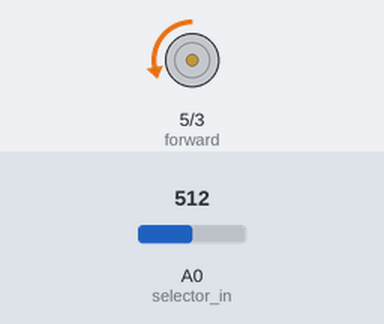
This sketch was run on a simulated Arduino Uno, built with avr-gcc and run on an emulated ATmega328P. On the bench: motor-driver pin pairs drawn as motors (green arrow = first pin HIGH = forward, orange = second pin HIGH = backward, longer = more drive, scaled by the enable pin). The test bench sets the inputs (shaded band); at power-on: A0 (selector_in) = 512. What the sketch prints to the serial monitor is not drawn.

Above: at 0.7 s.
At 2.5 s:
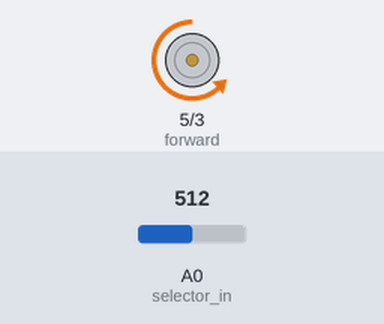
At 4.6 s:
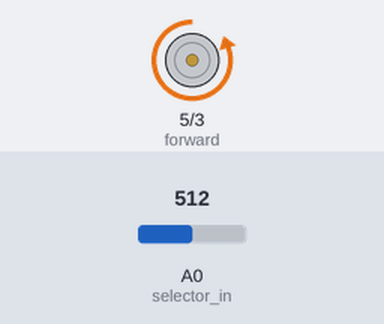
At 29.6 s:
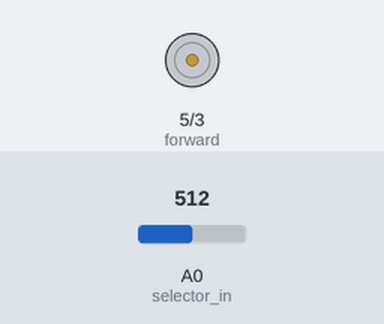
Timing chart, 0 to 31.1 s (numbered marks = the images above):
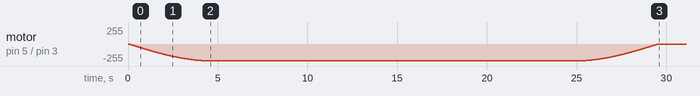

The sketch:

Coop_control_0605.ino
```cpp
//PIN DEFINE
  int enable = 2;
  int forward = 5;
  int reverse = 3;
  int selector_in = A0;
  int light_in = A1;
  int light_mod = A2;

//Selector Values
  double selector_raw = 0;
  int selector_state = 0;
  double state_Off = 540; //500
  double state_Auto = 620; //600
  double state_Fwrd = 695; //670
  double state_Rvrs = 745; // 720

//Light sensor values
  double light_raw = 0;
  double dark_setting = 1023;
  bool Daylight = false;
  double light_mod_raw = 0;

 //Iteration control
  int i = 0;
  int rampTime = 30;
  int flatTime = 20000;
  int power = 0;
  int max_power = 255;  //max = 255
  int Door_Status = 0; //Starts closed

void Selector_Read(){
selector_raw = analogRead(selector_in);
if (selector_raw < state_Off){
  selector_state = 0;
}else{if(selector_raw < state_Auto){
  selector_state = 1;
}else{if(selector_raw < state_Fwrd){
  selector_state = 2;
}else{if(selector_raw < state_Rvrs){
  selector_state = 3;}}}}}

void Light_Read(){
light_raw = analogRead(light_in);
light_mod_raw = analogRead(light_mod);
dark_setting = 323 + 700 * light_mod_raw / 1023;
Serial.println(light_raw);
Serial.println(dark_setting);
if(light_raw > dark_setting){
  Daylight = false;
}else{Daylight = true;}}

void Close_Door(){
digitalWrite(forward, LOW);
for(double m = 0; m < 3.14 / 2; m += .01){ //Start ramp
  power = 255*sin(m);
  delay(rampTime);
  analogWrite(reverse,power);}
  delay(flatTime);
for(double m = 3.14 / 2; m < 3.14; m += .01){ //Stop ramp
  power = 255*sin(m);
  delay(rampTime);
  analogWrite(reverse,power);
  Door_Status = 0;}
} //CLOSED

void Open_Door(){
digitalWrite(reverse, LOW);
for(double m = 0; m < 3.14 / 2; m += .01){
  power = max_power*sin(m);
  delay(rampTime);
  analogWrite(forward,power);}
  delay(flatTime);
for(double m = 3.14 / 2; m < 3.14; m += .01){
  power = max_power*sin(m);
  delay(rampTime);
  analogWrite(forward,power);
  Door_Status = 1;}
} //OPENED


void setup() {
Serial.begin(9600);
pinMode(forward, OUTPUT);
pinMode(reverse, OUTPUT);
pinMode(enable, OUTPUT);
pinMode(light_mod, INPUT);
digitalWrite(enable, HIGH);
Light_Read();
Close_Door();
}

void loop() {
int selector_temp = selector_state;
bool Daylight_temp = Daylight;

Selector_Read();
if(selector_temp == selector_state && selector_state != 1 || selector_state == 0){
delay(2000);
}
  else{
    if(selector_state == 1){
      Light_Read();
      if(Daylight_temp == Daylight){
      delay(2000);}
        else{
          if(Door_Status == 0){
            Open_Door();
          }
            else{
              Close_Door();
            }}}
      else{if(selector_state == 2){
        Open_Door();}
        else{Close_Door();}}}

    }
```
